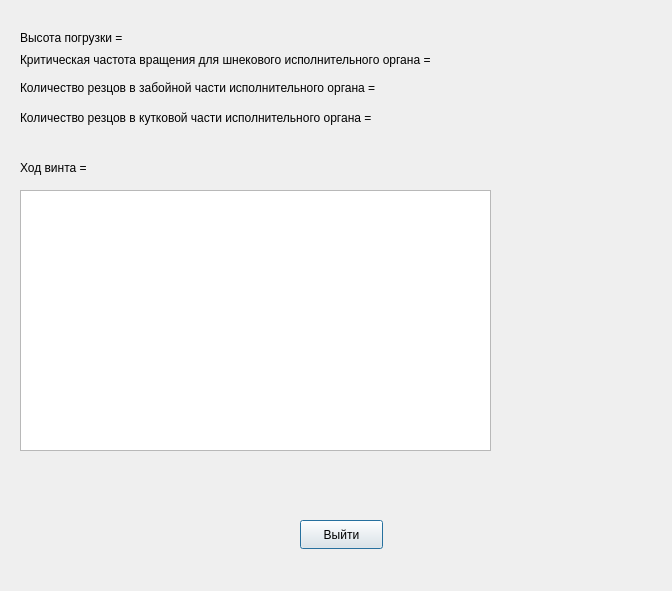
<?xml version="1.0" encoding="UTF-8"?>
<ui version="4.0">
 <class>Dialog_4</class>
 <widget class="QDialog" name="Dialog_4">
  <property name="geometry">
   <rect>
    <x>0</x>
    <y>0</y>
    <width>672</width>
    <height>591</height>
   </rect>
  </property>
  <property name="windowTitle">
   <string>Dialog</string>
  </property>
  <widget class="QPushButton" name="pushButton_1">
   <property name="geometry">
    <rect>
     <x>300</x>
     <y>520</y>
     <width>83</width>
     <height>29</height>
    </rect>
   </property>
   <property name="text">
    <string>Выйти</string>
   </property>
  </widget>
  <widget class="QLabel" name="label_2">
   <property name="geometry">
    <rect>
     <x>20</x>
     <y>50</y>
     <width>461</width>
     <height>20</height>
    </rect>
   </property>
   <property name="text">
    <string>Критическая частота вращения для шнекового исполнительного органа =</string>
   </property>
  </widget>
  <widget class="QLabel" name="label_3">
   <property name="geometry">
    <rect>
     <x>20</x>
     <y>80</y>
     <width>451</width>
     <height>16</height>
    </rect>
   </property>
   <property name="text">
    <string>Количество резцов в забойной части исполнительного органа =</string>
   </property>
  </widget>
  <widget class="QLabel" name="label_4">
   <property name="geometry">
    <rect>
     <x>20</x>
     <y>110</y>
     <width>451</width>
     <height>16</height>
    </rect>
   </property>
   <property name="text">
    <string>Количество резцов в кутковой части исполнительного органа =</string>
   </property>
  </widget>
  <widget class="QLabel" name="label">
   <property name="geometry">
    <rect>
     <x>20</x>
     <y>30</y>
     <width>121</width>
     <height>16</height>
    </rect>
   </property>
   <property name="text">
    <string>Высота погрузки =</string>
   </property>
  </widget>
  <widget class="QTextBrowser" name="textBrowser">
   <property name="geometry">
    <rect>
     <x>20</x>
     <y>190</y>
     <width>471</width>
     <height>261</height>
    </rect>
   </property>
  </widget>
  <widget class="QLabel" name="label_5">
   <property name="geometry">
    <rect>
     <x>20</x>
     <y>160</y>
     <width>271</width>
     <height>16</height>
    </rect>
   </property>
   <property name="text">
    <string>Ход винта =</string>
   </property>
  </widget>
 </widget>
 <resources/>
 <connections/>
</ui>
